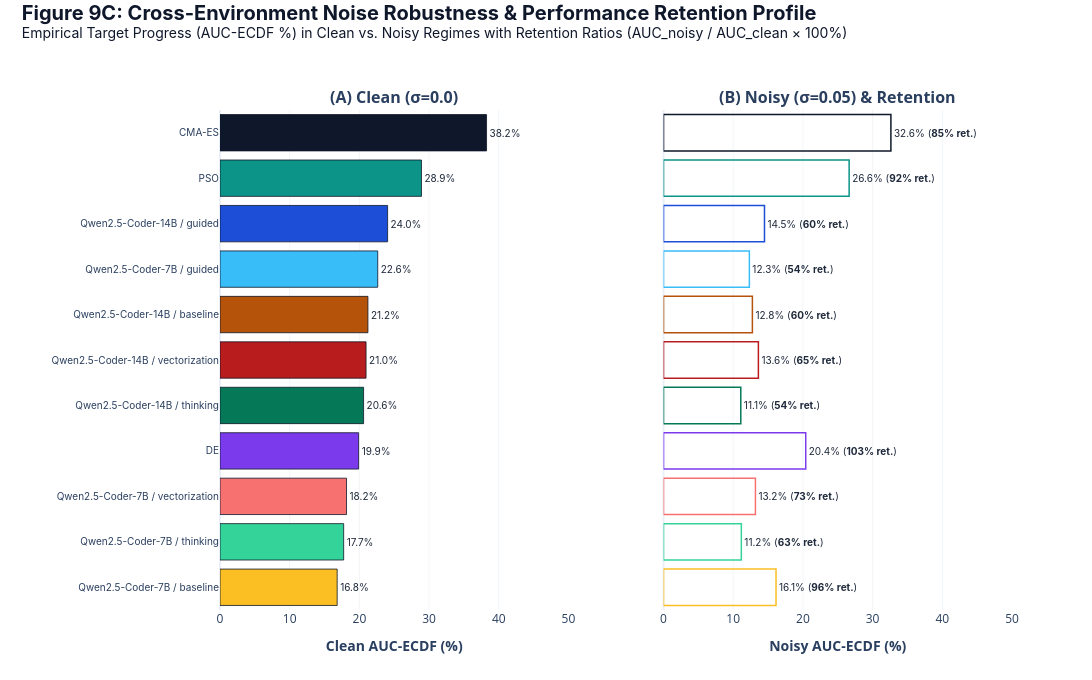

Write notebook code for a chart like this one.
### Code cell
# ── THESIS Figure 9C: Cross-Environment Noise Robustness & Retention Profile ──
clean_solver_auc = df_all[df_all["Noise Std"] == 0.0].groupby("Solver")["AUC-ECDF (%)"].mean()
noisy_solver_auc = df_all[df_all["Noise Std"] == 0.05].groupby("Solver")["AUC-ECDF (%)"].mean()
df_ret = pd.DataFrame({"Clean AUC": clean_solver_auc, "Noisy AUC": noisy_solver_auc}).dropna()
df_ret["Retention Ratio (%)"] = (df_ret["Noisy AUC"] / (df_ret["Clean AUC"] + 1e-6)) * 100.0
df_ret = df_ret.sort_values(by="Clean AUC", ascending=True)

fig9c = make_subplots(
    rows=1, cols=2,
    subplot_titles=["<b>(A) Clean (σ=0.0)</b>", "<b>(B) Noisy (σ=0.05) & Retention</b>"],
    horizontal_spacing=0.12,
    shared_yaxes=True
)
fig9c.add_trace(go.Bar(
    y=df_ret.index, x=df_ret["Clean AUC"], orientation="h",
    name="Clean",
    marker=dict(color=[get_solver_color(s) for s in df_ret.index], line=dict(color="#0F172A", width=0.8)),
    text=[f"{v:.1f}%" for v in df_ret["Clean AUC"]],
    textposition="outside",
    textfont=dict(size=10, family=FONT_FAMILY, color="#1E293B"),
    showlegend=False
), row=1, col=1)

fig9c.add_trace(go.Bar(
    y=df_ret.index, x=df_ret["Noisy AUC"], orientation="h",
    name="Noisy",
    marker=dict(
        color="rgba(255,255,255,0.85)",
        pattern=REGIME_PALETTE["noisy"]["pattern"],
        line=dict(color=[get_solver_color(s) for s in df_ret.index], width=1.5)
    ),
    text=[f"{v:.1f}% (<b>{r:.0f}% ret.</b>)" for v, r in zip(df_ret["Noisy AUC"], df_ret["Retention Ratio (%)"])],
    textposition="outside",
    textfont=dict(size=10, family=FONT_FAMILY, color="#1E293B"),
    showlegend=False
), row=1, col=2)

fig9c.update_layout(
    template="plotly_white",
    title=dict(
        text="<b>Figure 9C: Cross-Environment Noise Robustness & Performance Retention Profile</b><br><sup>Empirical Target Progress (AUC-ECDF %) in Clean vs. Noisy Regimes with Retention Ratios (AUC_noisy / AUC_clean × 100%)</sup>",
        font=dict(size=20, color="#0F172A", family=FONT_FAMILY),
        x=0.02, y=0.97
    ),
    width=1350, height=680,
    margin=dict(l=220, r=80, t=110, b=70),
)
fig9c.update_xaxes(title_text="<b>Clean AUC-ECDF (%)</b>", range=[0, 50], showgrid=True, gridcolor="#F1F5F9", row=1, col=1)
fig9c.update_xaxes(title_text="<b>Noisy AUC-ECDF (%)</b>", range=[0, 50], showgrid=True, gridcolor="#F1F5F9", row=1, col=2)
fig9c.update_yaxes(tickfont=dict(size=10, family=FONT_FAMILY), row=1, col=1)

out_9c = MAIN_RESULTS_DIR / "fig_09c_auc_ecdf_clean_vs_noisy.png"
fig9c.write_image(str(out_9c), scale=3)
print("✅ Figure 9C (Clean vs Noisy Retention) generated in results/publication/main_results/")
fig9c.show()

### Figure 1 — Plotly figure (JSON) as saved in the notebook; plotly's stock layout.template omitted (floating-point values rounded to 4 significant figures)
{"data": [{"marker": {"color": ["#FBBF24", "#34D399", "#F87171", "#7C3AED", "#047857", "#B91C1C", "#B45309", "#38BDF8", "#1D4ED8", "#0D9488", "#0F172A"], "line": {"color": "#0F172A", "width": 0.8}}, "name": "Clean", "orientation": "h", "showlegend": false, "text": ["16.8%", "17.7%", "18.2%", "19.9%", "20.6%", "21.0%", "21.2%", "22.6%", "24.0%", "28.9%", "38.2%"], "textfont": {"color": "#1E293B", "family": "Inter, -apple-system, BlinkMacSystemFont, Arial, sans-serif", "size": 10}, "textposition": "outside", "type": "bar", "x": [16.81, 17.74, 18.15, 19.89, 20.6, 20.96, 21.22, 22.63, 24.05, 28.91, 38.24], "xaxis": "x", "y": ["Qwen2.5-Coder-7B / baseline", "Qwen2.5-Coder-7B / thinking", "Qwen2.5-Coder-7B / vectorization", "DE", "Qwen2.5-Coder-14B / thinking", "Qwen2.5-Coder-14B / vectorization", "Qwen2.5-Coder-14B / baseline", "Qwen2.5-Coder-7B / guided", "Qwen2.5-Coder-14B / guided", "PSO", "CMA-ES"], "yaxis": "y"}, {"marker": {"color": "rgba(255,255,255,0.85)", "line": {"color": ["#FBBF24", "#34D399", "#F87171", "#7C3AED", "#047857", "#B91C1C", "#B45309", "#38BDF8", "#1D4ED8", "#0D9488", "#0F172A"], "width": 1.5}, "pattern": {"fgcolor": "#FFFFFF", "fgopacity": 0.35, "fillmode": "replace", "shape": "/", "size": 6}}, "name": "Noisy", "orientation": "h", "showlegend": false, "text": ["16.1% (<b>96% ret.</b>)", "11.2% (<b>63% ret.</b>)", "13.2% (<b>73% ret.</b>)", "20.4% (<b>103% ret.</b>)", "11.1% (<b>54% ret.</b>)", "13.6% (<b>65% ret.</b>)", "12.8% (<b>60% ret.</b>)", "12.3% (<b>54% ret.</b>)", "14.5% (<b>60% ret.</b>)", "26.6% (<b>92% ret.</b>)", "32.6% (<b>85% ret.</b>)"], "textfont": {"color": "#1E293B", "family": "Inter, -apple-system, BlinkMacSystemFont, Arial, sans-serif", "size": 10}, "textposition": "outside", "type": "bar", "x": [16.14, 11.16, 13.19, 20.4, 11.09, 13.61, 12.75, 12.32, 14.49, 26.63, 32.62], "xaxis": "x2", "y": ["Qwen2.5-Coder-7B / baseline", "Qwen2.5-Coder-7B / thinking", "Qwen2.5-Coder-7B / vectorization", "DE", "Qwen2.5-Coder-14B / thinking", "Qwen2.5-Coder-14B / vectorization", "Qwen2.5-Coder-14B / baseline", "Qwen2.5-Coder-7B / guided", "Qwen2.5-Coder-14B / guided", "PSO", "CMA-ES"], "yaxis": "y2"}], "layout": {"annotations": [{"font": {"size": 16}, "showarrow": false, "text": "<b>(A) Clean (σ=0.0)</b>", "x": 0.22, "xanchor": "center", "xref": "paper", "y": 1, "yanchor": "bottom", "yref": "paper"}, {"font": {"size": 16}, "showarrow": false, "text": "<b>(B) Noisy (σ=0.05) & Retention</b>", "x": 0.78, "xanchor": "center", "xref": "paper", "y": 1, "yanchor": "bottom", "yref": "paper"}], "height": 680, "margin": {"b": 70, "l": 220, "r": 80, "t": 110}, "title": {"font": {"color": "#0F172A", "family": "Inter, -apple-system, BlinkMacSystemFont, Arial, sans-serif", "size": 20}, "text": "<b>Figure 9C: Cross-Environment Noise Robustness & Performance Retention Profile</b><br><sup>Empirical Target Progress (AUC-ECDF %) in Clean vs. Noisy Regimes with Retention Ratios (AUC_noisy / AUC_clean × 100%)</sup>", "x": 0.02, "y": 0.97}, "width": 1350, "xaxis": {"anchor": "y", "domain": [0, 0.44], "gridcolor": "#F1F5F9", "range": [0, 50], "showgrid": true, "title": {"text": "<b>Clean AUC-ECDF (%)</b>"}}, "xaxis2": {"anchor": "y2", "domain": [0.56, 1], "gridcolor": "#F1F5F9", "range": [0, 50], "showgrid": true, "title": {"text": "<b>Noisy AUC-ECDF (%)</b>"}}, "yaxis": {"anchor": "x", "domain": [0, 1], "tickfont": {"family": "Inter, -apple-system, BlinkMacSystemFont, Arial, sans-serif", "size": 10}}, "yaxis2": {"anchor": "x2", "domain": [0, 1], "matches": "y", "showticklabels": false}}}
